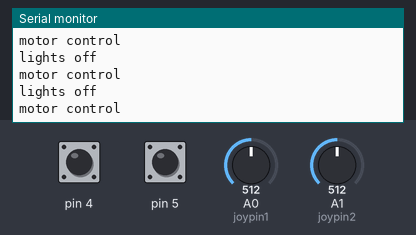
Bench run of a sketch on a simulated Arduino Uno, built with avr-gcc and run on an emulated ATmega328P. On the bench: the last lines printed to the serial monitor. Inputs (shaded band) come from the test bench; at power-on: pin 4 HIGH, pin 5 HIGH, A0 (joypin1) = 512, A1 (joypin2) = 512.

Above: at 1.2 s.
1.3 s: pin 4 pulled LOW for 0.15 s
2.9 s: pin 5 pulled LOW for 0.15 s
At 3.6 s:
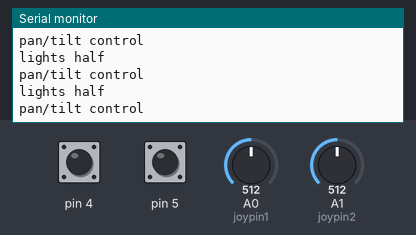
4.5 s: pin 4 pulled LOW for 1 s
7.0 s: pin 5 pulled LOW for 1 s
At 7.6 s:
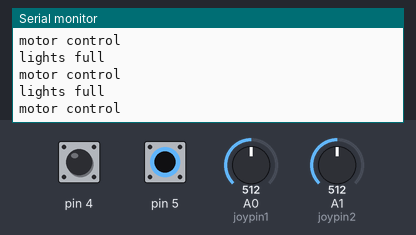

Measured:
- after the input at 2.9 s, the serial monitor: prints a new line at once (image 1)
- after the input at 7.0 s, the serial monitor: prints a new line at once (image 2)

The sketch:

CORNFLAKE-TRANSMITTER-SINGLE.ino
```cpp
/*
=========================================================================
VWR ROBOTICS CORNFLAKE 2020 - SINGLE HAND MINI TRANSMITTER
=========================================================================
-------------------------------------------------------------------------
CORNFLAKE SINGLE HAND TRANSMITTER BOX V2.1
-------------------------------------------------------------------------

CONTROL CHANNEL: HC-12 #1 CHANNEL = C044
TELEMETRY CHANNEL: HC-12 #2 CHANNEL = C066

*/

#include <SoftwareSerial.h>

SoftwareSerial SSerial(3, 2); // RX, TX

// ANALOG INPUTS
const int joypin1 = A0; //Joystick X1
const int joypin2 = A1; //Joystick Y1

// JOYSTICK BUTTON PRESS LIGHT CONTROL
int count = 0;
int buttonState = 0;
int lastButtonState = 0;

// MODE SWITCH
int modecount = 0;
int modeState = 0;
int lastModeState = 0;

int servo;
int angle;

void setup() {

Serial.begin(9600);
SSerial.begin(9600);

pinMode(4, INPUT);
digitalWrite(4, 1);

pinMode(5, INPUT);
digitalWrite(5, 1);
}

void loop(){

  //READ ANALOG INPUTS TO INT
  int val1 = analogRead(joypin1);
  int val2 = analogRead(joypin2);

  //MAP ANALOG JOYSTICK VALS TO SERVO VALS (0-90-180)
  val1 = map(val1, 0, 1023, 0, 180);
  val2 = map(val2, 0, 1023, 0, 180);

  // BUTTON PRESS COUNTER FOR LIGHTS
  int buttonState = digitalRead(4);

  if (buttonState != lastButtonState) {
       if (buttonState != 1) {
          count++;
          if (count >= 5) {
            count = 0;
          }
        } else {
          // nothing
        }
  }
  lastButtonState = buttonState;

      // 0- off
      // 1- lights half
      // 2- lights full
      // 3- police lights
      // 4- police + headlights

      if (count == 0) {
               move(6, 0);
               Serial.println("lights off");
          } else if (count == 1) {
               move(6, 1);
               Serial.println("lights half");
          } else if (count == 2) {
               move(6, 2);
               Serial.println("lights full");
          } else if (count == 3) {
               move(6, 3);
               Serial.println("lights fuller");
          } else if (count == 4) {
               move(6, 4);
               Serial.println("lights fullest");
       }


// BUTTON PRESS MODE SWITCH
  int modeState = digitalRead(5);

  if (modeState != lastModeState) {
       if (modeState != 1) {
          modecount++;
          if (modecount >= 2) {
            modecount = 0;
          }
        } else {
          // nothing
        }
  }

  lastModeState = modeState;

      // 0- MOTOR MODE
      // 1- PAN/TILT MODE
//
//          if (modecount == 0) {
//                // MOTOR MODE
//                move(1, val1);
//                move(2, val2);
//                move(3, 90); // hold pan
//                move(4, 90); // hold tilt
//                  Serial.println("motor control");
//      } else if (modecount == 1) {
//                 // PAN-TILT MODE
//                 move(1, 90); // hold drive
//                 move(2, 90); // hold turn
//                 move(3, val1);
//                 move(4, val2);
//                  Serial.println("pan/tilt control");
//      }


      if (modecount == 0) {
                // MOTOR MODE
                move(7, 0);
                  Serial.println("motor control");
      } else if (modecount == 1) {
                // PAN-TILT MODE
                move(7, 1);
                  Serial.println("pan/tilt control");
      }


     move(1, val1);
     move(2, val2);


// Short delay else loop goes bonkers
  delay(40);
}

//MOVE FUNCTION AND SEND TO TX
void move(int servo, int angle) {
       SSerial.write(char(255));
       SSerial.write(char(servo));
       SSerial.write(char(angle));
}
```
